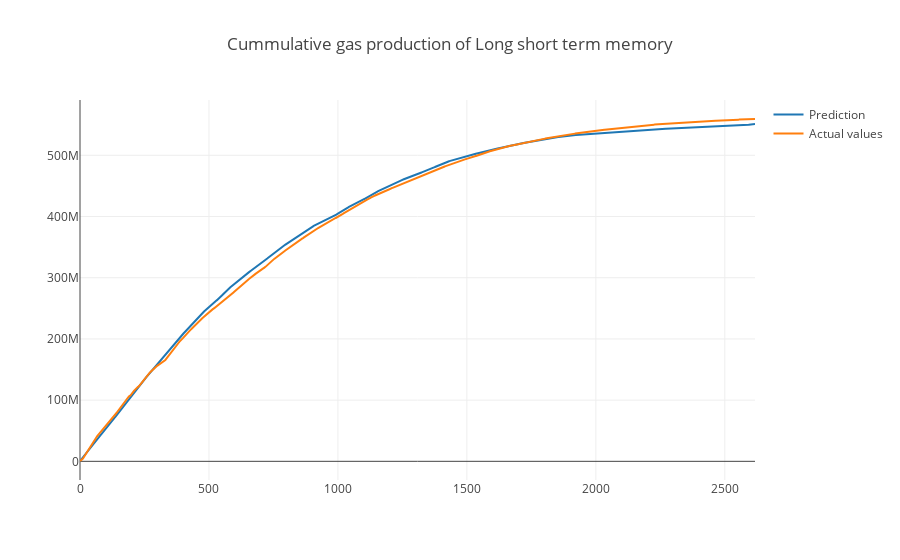

This figure's notebook cell:
### Code cell
#trace1 = go.Scatter(x = np.arange(len(a)),
#                    y = a.reshape(-1,),
        #           name = "Prediction")
#trace2 = go.Scatter(x = np.arange(len(a)),
#                    y = b.reshape(-1,),
#                   name = "Actual values")
#data = [trace1, trace2]
#layout = go.Layout(title = "Cummulative gas production of Long short term memory")
#fig = go.Figure(data = data, layout = layout)
#py.iplot(fig)

### Figure 1 — Plotly figure (JSON) as saved in the notebook; plotly's stock layout.template omitted (floating-point values rounded to 4 significant figures; data arrays with more than 128 entries replaced by an {"elided": "..."} marker saying what was removed)
{"data": [{"name": "Prediction", "type": "scatter", "uid": "b646aaaf-44a8-452a-9cf5-79d7a01512c9", "x": {"elided": "2618 int values"}, "y": {"elided": "2618 float values"}}, {"name": "Actual values", "type": "scatter", "uid": "bc144056-99fe-4100-93a9-8faa0a3c3eef", "x": {"elided": "2618 int values"}, "y": {"elided": "2618 float values"}}], "layout": {"title": {"text": "Cummulative gas production of Long short term memory"}}}
